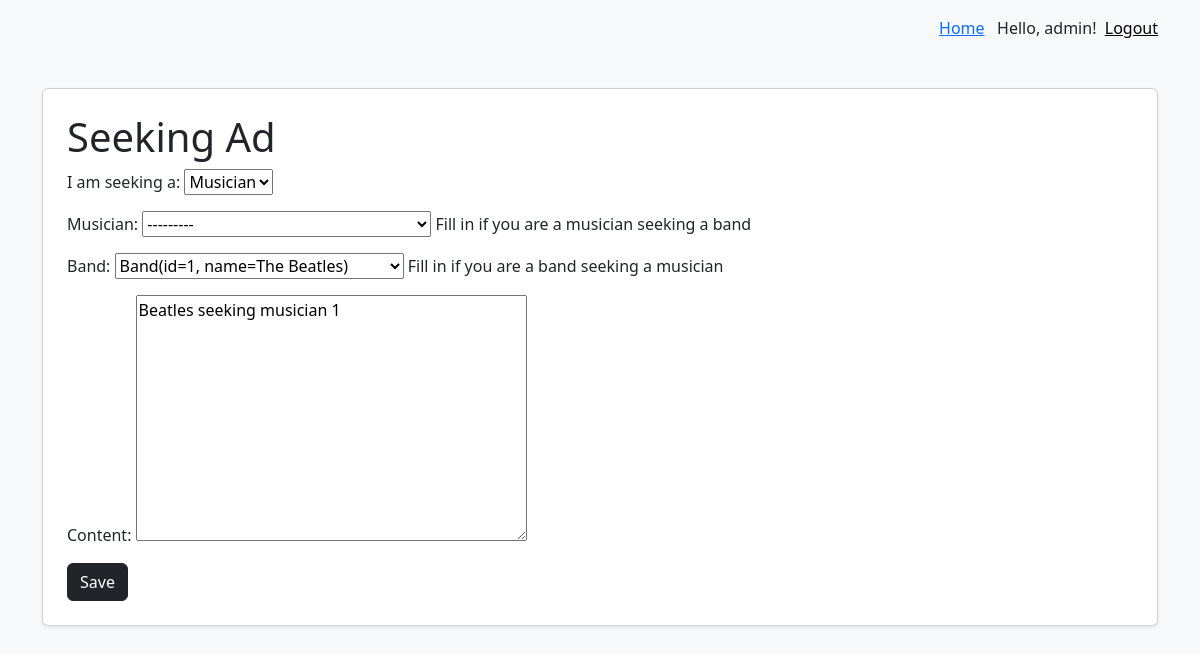
The page /content/edit-seeking-ad/1 (signed in) on the database its author committed.
### content/models.py (models this page shows, shortened)
class SeekingAd(models.Model):
    date = models.DateField(auto_now_add=True)
    owner = models.ForeignKey(User, on_delete=models.CASCADE)
    seeking = models.CharField(max_length=1, choices=MusicianBandChoice.choices)
    musician = models.ForeignKey(
        Musician, on_delete=models.SET_NULL, blank=True, null=True
    )
    band = models.ForeignKey(Band, on_delete=models.SET_NULL, blank=True, null=True)
    content = models.TextField()
    class Meta:
        ordering = [
            "date",
        ]

### content/views.py (the view)
# urls.py: path("seeking-ad/", views.seeking_ad, name="seeking_ad"),
@login_required
def seeking_ad(request, ad_id=0):
    ad = None
    if ad_id != 0:
        ad = get_object_or_404(SeekingAd, id=ad_id)
        can_edit = (
            request.user.is_staff
            or request.user.is_superuser
            or ad.owner == request.user
        )
        if not can_edit:
            return redirect("list_ads")
    if request.method == "POST":
        form = SeekingAdForm(request.POST, instance=ad, user=request.user)
        if form.is_valid():
            ad = form.save(commit=False)
            if ad_id == 0:
                ad.owner = request.user
            ad.save()
            return redirect("list_ads")
    else:
        form = SeekingAdForm(instance=ad, user=request.user)
    data = {"form": form}
    return render(request, "seeking_ad.html", data)

### content/forms.py
class SeekingAdForm(forms.ModelForm):
    class Meta:
        model = SeekingAd
        fields = [
            "seeking",
            "musician",
            "band",
            "content",
        ]
    def __init__(self, *args, **kwargs):
        user = kwargs.pop("user", None)
        super().__init__(*args, **kwargs)
        self.fields["seeking"].label = "I am seeking a"
        self.fields["musician"].help_text = (
            "Fill in if you are a musician seeking a band"
        )
        self.fields["band"].help_text = "Fill in if you are a band seeking a musician"
        if user is not None:
            if user.is_staff or user.is_superuser:
                self.fields["musician"].queryset = Musician.objects.all()
            else:
                self.fields["musician"].queryset = Musician.objects.filter(
                    userprofile__user=user
                )

### bands/models.py (called while the page is built)
    def __str__(self):
        return f"Musician(id={self.id}, last_name={self.last_name})"

    def __str__(self):
        return f"Band(id={self.id}, name={self.name})"

### templates/seeking_ad.html (shortened to what this page needs)
{% extends "base.html" %}
{% block content %}
    <h1>Seeking Ad</h1>
    <form method="post">
        {{ form.as_p }}
        <button class="btn btn-dark" type="submit">Save</button>
    </form>
{% endblock content %}

### templates/base.html (shortened to what this page needs)
<!DOCTYPE html>
<html lang="en">
<head>
    <link
        href="https://cdn.jsdelivr.net/npm/bootstrap@5.3.3/dist/css/bootstrap.min.css"
        rel="stylesheet"
>
</head>
<body class="bg-light">
    <div class="container mt-3 d-flex justify-content-end">
        <a href="{% url 'home' %}">Home</a>&nbsp;&nbsp;
        {% if user.is_authenticated %}
            Hello, {{ user.username }}! &nbsp;
            <form id="logout-form" method="post" action="{% url 'logout' %}">
                <button type="submit" style="background: none; border:none; cursor:pointer; padding:0; text-decoration: underline;">
                    Logout
                </button>
            </form>
        {% else %}
            <a href="{% url 'login' %}">Login</a>
        {% endif %}
    </div>
    <main class="container my-5">
        <div class="card shadow-sm p-4 bg-white rounded">
            {% block content %}
            {% endblock content %}
        </div>
    </main>
</body>
</html>

### rows shown on the page
SeekingAd: seeking "Musician", musician "---------", band "Band(id=1, name=The Beatles)", content "Beatles seeking musician 1"

### other values the page prints
{{ user.username }} "admin"
